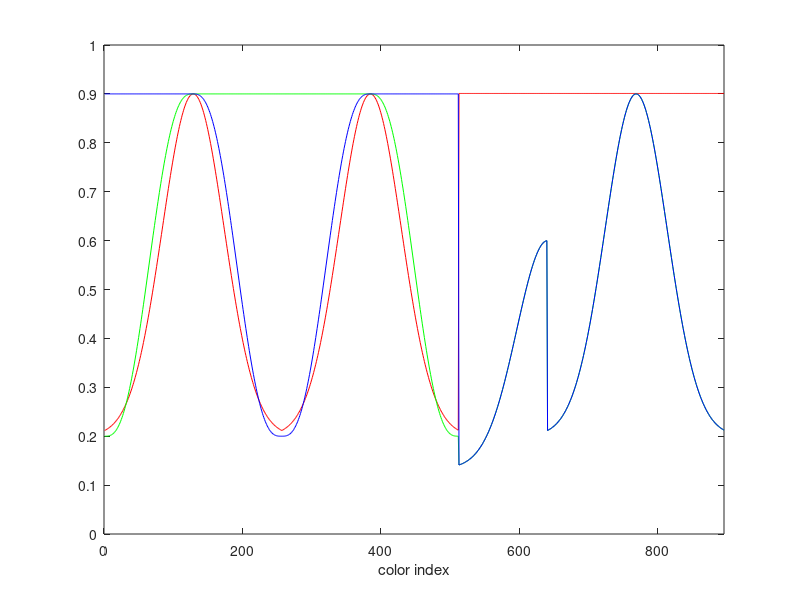

MATLAB code to generate this figure:
function default = vortex
g2b=[0.21165	0.2	0.9
0.21241	0.2	0.9
0.21322	0.20003	0.9
0.21409	0.20009	0.9
0.21499	0.2002	0.9
0.21594	0.20039	0.9
0.21695	0.20067	0.9
0.21801	0.20105	0.9
0.21913	0.20156	0.9
0.22031	0.20219	0.9
0.22154	0.20296	0.9
0.22285	0.20389	0.9
0.22422	0.20499	0.9
0.22565	0.20626	0.9
0.22717	0.20772	0.9
0.22875	0.20938	0.9
0.23042	0.21124	0.9
0.23217	0.21331	0.9
0.23399	0.21559	0.9
0.2359	0.2181	0.9
0.23791	0.22084	0.9
0.24	0.22381	0.9
0.24219	0.227	0.9
0.24447	0.23045	0.9
0.24686	0.23414	0.9
0.24934	0.23806	0.9
0.25194	0.24224	0.9
0.25464	0.24666	0.9
0.25746	0.25133	0.9
0.26039	0.25625	0.9
0.26344	0.26141	0.9
0.2666	0.26682	0.9
0.2699	0.27247	0.9
0.27332	0.27835	0.9
0.27687	0.28447	0.9
0.28055	0.29083	0.9
0.28436	0.29742	0.9
0.2883	0.30424	0.9
0.29239	0.31128	0.9
0.29662	0.31854	0.9
0.30099	0.32601	0.9
0.30551	0.33368	0.9
0.31017	0.34156	0.9
0.31499	0.34963	0.9
0.31995	0.35789	0.9
0.32506	0.36632	0.9
0.33033	0.37493	0.9
0.33575	0.38371	0.9
0.34133	0.39265	0.9
0.34705	0.40173	0.9
0.35294	0.41096	0.9
0.35899	0.42032	0.9
0.36518	0.42981	0.9
0.37154	0.43941	0.9
0.37805	0.44911	0.9
0.38471	0.45892	0.9
0.39154	0.46882	0.9
0.3985	0.47879	0.9
0.40563	0.48884	0.9
0.41291	0.49894	0.9
0.42032	0.50909	0.9
0.42789	0.51929	0.9
0.43559	0.52951	0.9
0.44343	0.53975	0.9
0.45141	0.55	0.9
0.45952	0.56025	0.9
0.46776	0.57049	0.9
0.47612	0.58071	0.9
0.4846	0.59091	0.9
0.49319	0.60106	0.9
0.50189	0.61116	0.9
0.5107	0.62121	0.9
0.5196	0.63118	0.9
0.5286	0.64108	0.9
0.53767	0.65089	0.9
0.54683	0.66059	0.9
0.55605	0.67019	0.9
0.56535	0.67968	0.9
0.57468	0.68904	0.9
0.58407	0.69827	0.9
0.5935	0.70735	0.9
0.60296	0.71629	0.9
0.61243	0.72507	0.9
0.62192	0.73368	0.9
0.63142	0.74211	0.9
0.64091	0.75038	0.9
0.65037	0.75844	0.9
0.65981	0.76632	0.9
0.66923	0.77399	0.9
0.67858	0.78146	0.9
0.68788	0.78872	0.9
0.69712	0.79576	0.9
0.70627	0.80258	0.9
0.71534	0.80917	0.9
0.72431	0.81553	0.9
0.73316	0.82165	0.9
0.7419	0.82753	0.9
0.7505	0.83318	0.9
0.75897	0.83859	0.9
0.76726	0.84375	0.9
0.77541	0.84867	0.9
0.78337	0.85334	0.9
0.79116	0.85776	0.9
0.79875	0.86194	0.9
0.80612	0.86586	0.9
0.81329	0.86955	0.9
0.82022	0.873	0.9
0.82693	0.87619	0.9
0.83339	0.87916	0.9
0.83959	0.8819	0.9
0.84553	0.88441	0.9
0.85121	0.88669	0.9
0.85661	0.88877	0.9
0.86171	0.89062	0.9
0.86652	0.89228	0.9
0.87104	0.89374	0.9
0.87525	0.89501	0.9
0.87914	0.89611	0.9
0.88272	0.89704	0.9
0.88597	0.89781	0.9
0.88889	0.89844	0.9
0.89148	0.89895	0.9
0.89373	0.89933	0.9
0.89564	0.89961	0.9
0.89721	0.8998	0.9
0.89843	0.89991	0.9
0.8993	0.89997	0.9
0.89982	0.9	0.9
0.9	0.9	0.9
0.89982	0.9	0.89997
0.8993	0.9	0.89991
0.89843	0.9	0.8998
0.89721	0.9	0.89961
0.89564	0.9	0.89933
0.89373	0.9	0.89895
0.89148	0.9	0.89844
0.88889	0.9	0.89781
0.88597	0.9	0.89704
0.88272	0.9	0.89611
0.87914	0.9	0.89501
0.87525	0.9	0.89374
0.87104	0.9	0.89228
0.86652	0.9	0.89062
0.86171	0.9	0.88877
0.85661	0.9	0.88669
0.85121	0.9	0.88441
0.84553	0.9	0.8819
0.83959	0.9	0.87916
0.83339	0.9	0.87619
0.82693	0.9	0.873
0.82022	0.9	0.86955
0.81329	0.9	0.86586
0.80612	0.9	0.86194
0.79875	0.9	0.85776
0.79116	0.9	0.85334
0.78337	0.9	0.84867
0.77541	0.9	0.84375
0.76726	0.9	0.83859
0.75897	0.9	0.83318
0.7505	0.9	0.82753
0.7419	0.9	0.82165
0.73316	0.9	0.81553
0.72431	0.9	0.80917
0.71534	0.9	0.80258
0.70627	0.9	0.79576
0.69712	0.9	0.78872
0.68788	0.9	0.78146
0.67858	0.9	0.77399
0.66923	0.9	0.76632
0.65981	0.9	0.75844
0.65037	0.9	0.75038
0.64091	0.9	0.74211
0.63142	0.9	0.73368
0.62192	0.9	0.72507
0.61243	0.9	0.71629
0.60296	0.9	0.70735
0.5935	0.9	0.69827
0.58407	0.9	0.68904
0.57468	0.9	0.67968
0.56535	0.9	0.67019
0.55605	0.9	0.66059
0.54683	0.9	0.65089
0.53767	0.9	0.64108
0.5286	0.9	0.63118
0.5196	0.9	0.62121
0.5107	0.9	0.61116
0.50189	0.9	0.60106
0.49319	0.9	0.59091
0.4846	0.9	0.58071
0.47612	0.9	0.57049
0.46776	0.9	0.56025
0.45952	0.9	0.55
0.45141	0.9	0.53975
0.44343	0.9	0.52951
0.43559	0.9	0.51929
0.42789	0.9	0.50909
0.42032	0.9	0.49894
0.41291	0.9	0.48884
0.40563	0.9	0.47879
0.3985	0.9	0.46882
0.39154	0.9	0.45892
0.38471	0.9	0.44911
0.37805	0.9	0.43941
0.37154	0.9	0.42981
0.36518	0.9	0.42032
0.35899	0.9	0.41096
0.35294	0.9	0.40173
0.34705	0.9	0.39265
0.34133	0.9	0.38371
0.33575	0.9	0.37493
0.33033	0.9	0.36632
0.32506	0.9	0.35789
0.31995	0.9	0.34963
0.31499	0.9	0.34156
0.31017	0.9	0.33368
0.30551	0.9	0.32601
0.30099	0.9	0.31854
0.29662	0.9	0.31128
0.29239	0.9	0.30424
0.2883	0.9	0.29742
0.28436	0.9	0.29083
0.28055	0.9	0.28447
0.27687	0.9	0.27835
0.27332	0.9	0.27247
0.2699	0.9	0.26682
0.2666	0.9	0.26141
0.26344	0.9	0.25625
0.26039	0.9	0.25133
0.25746	0.9	0.24666
0.25464	0.9	0.24224
0.25194	0.9	0.23806
0.24934	0.9	0.23414
0.24686	0.9	0.23045
0.24447	0.9	0.227
0.24219	0.9	0.22381
0.24	0.9	0.22084
0.23791	0.9	0.2181
0.2359	0.9	0.21559
0.23399	0.9	0.21331
0.23217	0.9	0.21124
0.23042	0.9	0.20938
0.22875	0.9	0.20772
0.22717	0.9	0.20626
0.22565	0.9	0.20499
0.22422	0.9	0.20389
0.22285	0.9	0.20296
0.22154	0.9	0.20219
0.22031	0.9	0.20156
0.21913	0.9	0.20105
0.21801	0.9	0.20067
0.21695	0.9	0.20039
0.21594	0.9	0.2002
0.21499	0.9	0.20009
0.21409	0.9	0.20003
0.21322	0.9	0.2
0.21241	0.9	0.2];

r2g=[0.2	0.9	0.21165
0.2	0.9	0.21241
0.20003	0.9	0.21322
0.20009	0.9	0.21409
0.2002	0.9	0.21499
0.20039	0.9	0.21594
0.20067	0.9	0.21695
0.20105	0.9	0.21801
0.20156	0.9	0.21913
0.20219	0.9	0.22031
0.20296	0.9	0.22154
0.20389	0.9	0.22285
0.20499	0.9	0.22422
0.20626	0.9	0.22565
0.20772	0.9	0.22717
0.20938	0.9	0.22875
0.21124	0.9	0.23042
0.21331	0.9	0.23217
0.21559	0.9	0.23399
0.2181	0.9	0.2359
0.22084	0.9	0.23791
0.22381	0.9	0.24
0.227	0.9	0.24219
0.23045	0.9	0.24447
0.23414	0.9	0.24686
0.23806	0.9	0.24934
0.24224	0.9	0.25194
0.24666	0.9	0.25464
0.25133	0.9	0.25746
0.25625	0.9	0.26039
0.26141	0.9	0.26344
0.26682	0.9	0.2666
0.27247	0.9	0.2699
0.27835	0.9	0.27332
0.28447	0.9	0.27687
0.29083	0.9	0.28055
0.29742	0.9	0.28436
0.30424	0.9	0.2883
0.31128	0.9	0.29239
0.31854	0.9	0.29662
0.32601	0.9	0.30099
0.33368	0.9	0.30551
0.34156	0.9	0.31017
0.34963	0.9	0.31499
0.35789	0.9	0.31995
0.36632	0.9	0.32506
0.37493	0.9	0.33033
0.38371	0.9	0.33575
0.39265	0.9	0.34133
0.40173	0.9	0.34705
0.41096	0.9	0.35294
0.42032	0.9	0.35899
0.42981	0.9	0.36518
0.43941	0.9	0.37154
0.44911	0.9	0.37805
0.45892	0.9	0.38471
0.46882	0.9	0.39154
0.47879	0.9	0.3985
0.48884	0.9	0.40563
0.49894	0.9	0.41291
0.50909	0.9	0.42032
0.51929	0.9	0.42789
0.52951	0.9	0.43559
0.53975	0.9	0.44343
0.55	0.9	0.45141
0.56025	0.9	0.45952
0.57049	0.9	0.46776
0.58071	0.9	0.47612
0.59091	0.9	0.4846
0.60106	0.9	0.49319
0.61116	0.9	0.50189
0.62121	0.9	0.5107
0.63118	0.9	0.5196
0.64108	0.9	0.5286
0.65089	0.9	0.53767
0.66059	0.9	0.54683
0.67019	0.9	0.55605
0.67968	0.9	0.56535
0.68904	0.9	0.57468
0.69827	0.9	0.58407
0.70735	0.9	0.5935
0.71629	0.9	0.60296
0.72507	0.9	0.61243
0.73368	0.9	0.62192
0.74211	0.9	0.63142
0.75038	0.9	0.64091
0.75844	0.9	0.65037
0.76632	0.9	0.65981
0.77399	0.9	0.66923
0.78146	0.9	0.67858
0.78872	0.9	0.68788
0.79576	0.9	0.69712
0.80258	0.9	0.70627
0.80917	0.9	0.71534
0.81553	0.9	0.72431
0.82165	0.9	0.73316
0.82753	0.9	0.7419
0.83318	0.9	0.7505
0.83859	0.9	0.75897
0.84375	0.9	0.76726
0.84867	0.9	0.77541
0.85334	0.9	0.78337
0.85776	0.9	0.79116
0.86194	0.9	0.79875
0.86586	0.9	0.80612
0.86955	0.9	0.81329
0.873	0.9	0.82022
0.87619	0.9	0.82693
0.87916	0.9	0.83339
0.8819	0.9	0.83959
0.88441	0.9	0.84553
0.88669	0.9	0.85121
0.88877	0.9	0.85661
0.89062	0.9	0.86171
0.89228	0.9	0.86652
0.89374	0.9	0.87104
0.89501	0.9	0.87525
0.89611	0.9	0.87914
0.89704	0.9	0.88272
0.89781	0.9	0.88597
0.89844	0.9	0.88889
0.89895	0.9	0.89148
0.89933	0.9	0.89373
0.89961	0.9	0.89564
0.8998	0.9	0.89721
0.89991	0.9	0.89843
0.89997	0.9	0.8993
0.9	0.9	0.89982
0.9	0.9	0.9
0.9	0.89997	0.89982
0.9	0.89991	0.8993
0.9	0.8998	0.89843
0.9	0.89961	0.89721
0.9	0.89933	0.89564
0.9	0.89895	0.89373
0.9	0.89844	0.89148
0.9	0.89781	0.88889
0.9	0.89704	0.88597
0.9	0.89611	0.88272
0.9	0.89501	0.87914
0.9	0.89374	0.87525
0.9	0.89228	0.87104
0.9	0.89062	0.86652
0.9	0.88877	0.86171
0.9	0.88669	0.85661
0.9	0.88441	0.85121
0.9	0.8819	0.84553
0.9	0.87916	0.83959
0.9	0.87619	0.83339
0.9	0.873	0.82693
0.9	0.86955	0.82022
0.9	0.86586	0.81329
0.9	0.86194	0.80612
0.9	0.85776	0.79875
0.9	0.85334	0.79116
0.9	0.84867	0.78337
0.9	0.84375	0.77541
0.9	0.83859	0.76726
0.9	0.83318	0.75897
0.9	0.82753	0.7505
0.9	0.82165	0.7419
0.9	0.81553	0.73316
0.9	0.80917	0.72431
0.9	0.80258	0.71534
0.9	0.79576	0.70627
0.9	0.78872	0.69712
0.9	0.78146	0.68788
0.9	0.77399	0.67858
0.9	0.76632	0.66923
0.9	0.75844	0.65981
0.9	0.75038	0.65037
0.9	0.74211	0.64091
0.9	0.73368	0.63142
0.9	0.72507	0.62192
0.9	0.71629	0.61243
0.9	0.70735	0.60296
0.9	0.69827	0.5935
0.9	0.68904	0.58407
0.9	0.67968	0.57468
0.9	0.67019	0.56535
0.9	0.66059	0.55605
0.9	0.65089	0.54683
0.9	0.64108	0.53767
0.9	0.63118	0.5286
0.9	0.62121	0.5196
0.9	0.61116	0.5107
0.9	0.60106	0.50189
0.9	0.59091	0.49319
0.9	0.58071	0.4846
0.9	0.57049	0.47612
0.9	0.56025	0.46776
0.9	0.55	0.45952
0.9	0.53975	0.45141
0.9	0.52951	0.44343
0.9	0.51929	0.43559
0.9	0.50909	0.42789
0.9	0.49894	0.42032
0.9	0.48884	0.41291
0.9	0.47879	0.40563
0.9	0.46882	0.3985
0.9	0.45892	0.39154
0.9	0.44911	0.38471
0.9	0.43941	0.37805
0.9	0.42981	0.37154
0.9	0.42032	0.36518
0.9	0.41096	0.35899
0.9	0.40173	0.35294
0.9	0.39265	0.34705
0.9	0.38371	0.34133
0.9	0.37493	0.33575
0.9	0.36632	0.33033
0.9	0.35789	0.32506
0.9	0.34963	0.31995
0.9	0.34156	0.31499
0.9	0.33368	0.31017
0.9	0.32601	0.30551
0.9	0.31854	0.30099
0.9	0.31128	0.29662
0.9	0.30424	0.29239
0.9	0.29742	0.2883
0.9	0.29083	0.28436
0.9	0.28447	0.28055
0.9	0.27835	0.27687
0.9	0.27247	0.27332
0.9	0.26682	0.2699
0.9	0.26141	0.2666
0.9	0.25625	0.26344
0.9	0.25133	0.26039
0.9	0.24666	0.25746
0.9	0.24224	0.25464
0.9	0.23806	0.25194
0.9	0.23414	0.24934
0.9	0.23045	0.24686
0.9	0.227	0.24447
0.9	0.22381	0.24219
0.9	0.22084	0.24
0.9	0.2181	0.23791
0.9	0.21559	0.2359
0.9	0.21331	0.23399
0.9	0.21124	0.23217
0.9	0.20938	0.23042
0.9	0.20772	0.22875
0.9	0.20626	0.22717
0.9	0.20499	0.22565
0.9	0.20389	0.22422
0.9	0.20296	0.22285
0.9	0.20219	0.22154
0.9	0.20156	0.22031
0.9	0.20105	0.21913
0.9	0.20067	0.21801
0.9	0.20039	0.21695
0.9	0.2002	0.21594
0.9	0.20009	0.21499
0.9	0.20003	0.21409
0.9	0.2	0.21322
0.9	0.2	0.21241];

default = [g2b(:,1), g2b(:,2), g2b(:,3)];
default = [default; [g2b(:,1),flip(g2b(:,2)),flip(g2b(:,3))]];
default = [default; [r2g(1:128,1)./(r2g(1:128,1)+.11*r2g(1:128,1)), r2g(1:128,3)./1.5, r2g(1:128,3)./1.5]];
default = [default; [r2g(:,1)./(r2g(:,1)+.11*r2g(:,1)), r2g(:,3), r2g(:,3)]];
figure(1)
rgbplot(default)
figure(2)
colormap(default)
% figure(3)
% imagesc((default(:,1)+default(:,2)+default(:,3))/3)